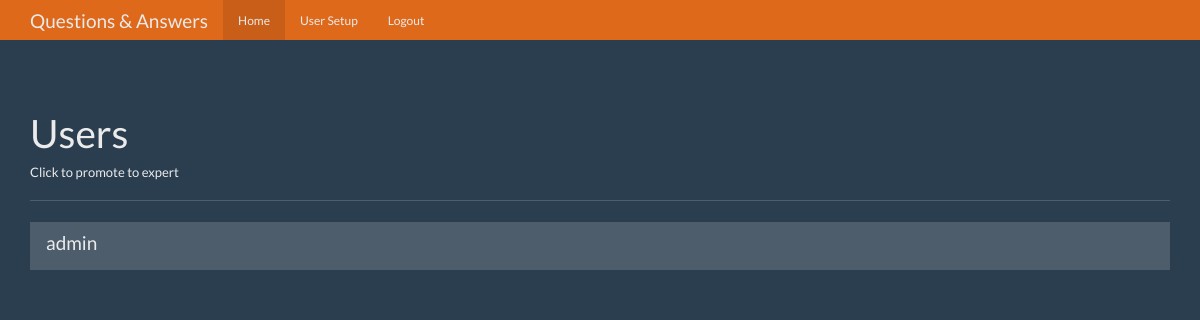
The page /users (signed in) on the database as committed earlier.
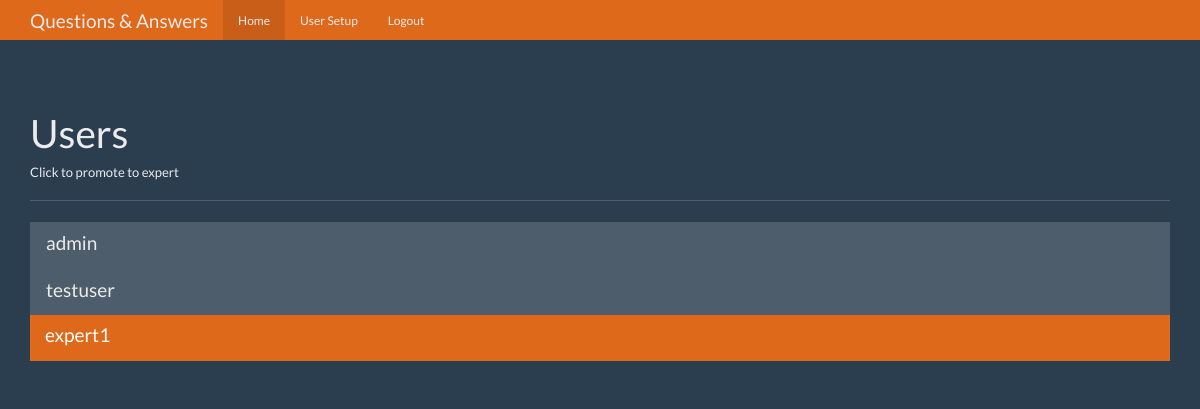
The same page on the database as committed later.
### tables this page shows
CREATE TABLE users (
    id integer primary key autoincrement,
    name text not null,
    password text not null,
    expert boolean not null,
    admin boolean not null
);

### app.py (the view)
@app.route('/users')
def users():
    user = get_current_user()
    db = get_db()
    user_cur = db.execute('select id, name, expert, admin from users')
    users_results = user_cur.fetchall()
    return render_template('users.html', user=user, users=users_results)

### app.py (called while the page is built)
def get_current_user():
    user_result = None
    if 'user' in session:
        user = session['user']
        db = get_db()
        user_cur = db.execute('select id, name, password, expert, admin from users where name = ?', [user])
        user_result = user_cur.fetchone()
    return user_result

### database.py (called while the page is built)
def connect_db():
    sql = sqlite3.connect('questions.db')
    sql.row_factory = sqlite3.Row
    return sql

def get_db():
    if not hasattr(g, 'sqlite_db'):
        g.sqlite_db = connect_db()
    return g.sqlite_db

### templates/users.html (shortened to what this page needs)
<!DOCTYPE html>
<html lang="en">
  <head>
    <link href="{{ url_for('static', filename='bootstrap.min.css') }}" rel="stylesheet">
    <link href="{{ url_for('static', filename='theme.css') }}" rel="stylesheet">
  </head>
  <body>
    <nav class="navbar navbar-inverse navbar-fixed-top">
      <div class="container">
        <div class="navbar-header">
          <a class="navbar-brand" href="#">Questions & Answers</a>
        </div>
        <div id="navbar" class="navbar-collapse collapse">
          <ul class="nav navbar-nav">
            <li class="active"><a href="{{ url_for('index') }}">Home</a></li>
            {% if user and user['admin'] == 1 %}
            <li><a href="{{ url_for('users') }}">User Setup</a></li>
            {% endif %}
            {% if user %}
            <li><a href="{{ url_for('logout') }}">Logout</a></li>
            {% endif %}
          </ul>
        </div>
      </div>
    </nav>
    <div class="container theme-showcase" role="main">
      <div class="page-header">
        <h1>Users</h1>
        <h6>Click to promote to expert</h6>
      </div>
      <div class="row">
        <div class="col-lg-12">
          <div class="list-group">
            {% for user in users %}
             <a href="{{ url_for('promote', user_id=user['id']) }}" class="list-group-item {% if user['expert'] == 1 %} active {% endif %}">
              <h4 class="list-group-item-heading">{{ user['name'] }}</h4>
            </a>
            {% endfor %}
          </div>
        </div>
      </div>
    </div>
  </body>
</html>

### static/theme.css (style rules this page uses)
body { padding-top: 70px; padding-bottom: 30px; }

Rows that differ between the two databases and show on the page:
added users: name "testuser"
added users: name "expert1", expert True (drawn)
